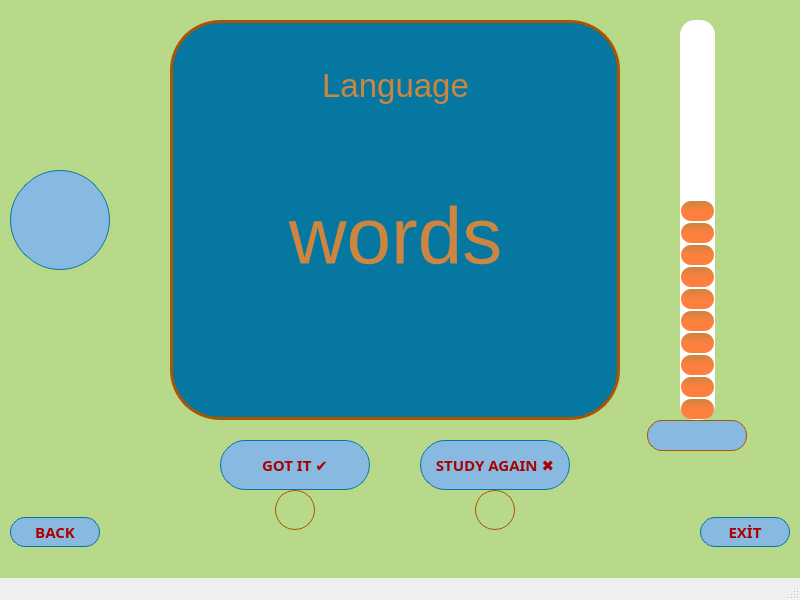
<?xml version="1.0" encoding="UTF-8"?>
<ui version="4.0">
 <class>game_screen</class>
 <widget class="QMainWindow" name="game_screen">
  <property name="geometry">
   <rect>
    <x>0</x>
    <y>0</y>
    <width>800</width>
    <height>600</height>
   </rect>
  </property>
  <property name="minimumSize">
   <size>
    <width>800</width>
    <height>600</height>
   </size>
  </property>
  <property name="maximumSize">
   <size>
    <width>800</width>
    <height>600</height>
   </size>
  </property>
  <property name="windowTitle">
   <string>FLASH CARDS</string>
  </property>
  <widget class="QWidget" name="centralwidget">
   <widget class="QLabel" name="background">
    <property name="geometry">
     <rect>
      <x>0</x>
      <y>-10</y>
      <width>800</width>
      <height>600</height>
     </rect>
    </property>
    <property name="minimumSize">
     <size>
      <width>800</width>
      <height>600</height>
     </size>
    </property>
    <property name="maximumSize">
     <size>
      <width>800</width>
      <height>600</height>
     </size>
    </property>
    <property name="styleSheet">
     <string notr="true">background-color:rgb(184, 217, 138);
</string>
    </property>
    <property name="text">
     <string/>
    </property>
   </widget>
   <widget class="QPushButton" name="true_button">
    <property name="geometry">
     <rect>
      <x>220</x>
      <y>440</y>
      <width>150</width>
      <height>50</height>
     </rect>
    </property>
    <property name="font">
     <font>
      <family>Sitka Banner</family>
      <pointsize>11</pointsize>
      <weight>75</weight>
      <bold>true</bold>
     </font>
    </property>
    <property name="styleSheet">
     <string notr="true">QPushButton{
border-color:rgb(5, 119, 161);
background-color:rgb(135, 185, 225);
border-style: solid;
border-width: 1px;
border-radius: 25px;
color: rgb(170, 0, 0);
}
QPushButton::hover{
background-color: rgb(5, 119, 161);
color:white;
}
QPushButton::pressed{
padding-left:5px;
padding-top:5px;
	
	background-color: rgb(36, 83, 109);
}
</string>
    </property>
    <property name="text">
     <string>GOT IT ✔️</string>
    </property>
   </widget>
   <widget class="QPushButton" name="false_button">
    <property name="geometry">
     <rect>
      <x>420</x>
      <y>440</y>
      <width>150</width>
      <height>50</height>
     </rect>
    </property>
    <property name="font">
     <font>
      <family>Sitka Banner</family>
      <pointsize>11</pointsize>
      <weight>75</weight>
      <bold>true</bold>
     </font>
    </property>
    <property name="styleSheet">
     <string notr="true">QPushButton{border-color:rgb(5, 119, 161);
background-color:rgb(135, 185, 225);
border-style: solid;
border-width: 1px;
 border-radius: 25px;
color: rgb(170, 0, 0);
}
QPushButton::hover{
background-color: rgb(5, 119, 161);
color:white;
}
QPushButton::pressed{
padding-left:5px;
padding-top:5px;
background-color: rgb(36, 83, 109);
}

</string>
    </property>
    <property name="text">
     <string>STUDY AGAIN ✖️</string>
    </property>
   </widget>
   <widget class="QPushButton" name="back_button">
    <property name="geometry">
     <rect>
      <x>10</x>
      <y>517</y>
      <width>90</width>
      <height>30</height>
     </rect>
    </property>
    <property name="font">
     <font>
      <family>Sitka Banner</family>
      <pointsize>11</pointsize>
      <weight>75</weight>
      <bold>true</bold>
     </font>
    </property>
    <property name="styleSheet">
     <string notr="true">QPushButton{border-color: rgb(5, 119, 161);
background-color:rgb(135, 185, 225);
border-style: solid;
border-width: 1px;
border-radius:15px;
color: rgb(170, 0, 0);
}
QPushButton::hover{
background-color:rgb(5, 119, 161);
color:white;
}
QPushButton::pressed{
padding-left:5px;
padding-top:5px;
	
background-color: rgb(36, 83, 109);
}


</string>
    </property>
    <property name="text">
     <string>BACK</string>
    </property>
   </widget>
   <widget class="QPushButton" name="exit_button">
    <property name="geometry">
     <rect>
      <x>700</x>
      <y>517</y>
      <width>90</width>
      <height>30</height>
     </rect>
    </property>
    <property name="font">
     <font>
      <family>Sitka Banner</family>
      <pointsize>11</pointsize>
      <weight>75</weight>
      <bold>true</bold>
     </font>
    </property>
    <property name="styleSheet">
     <string notr="true">QPushButton{border-color: rgb(5, 119, 161);
background-color:rgb(135, 185, 225);
border-style: solid;
border-width: 1px;
border-radius:15px;
color: rgb(170, 0, 0);
}
QPushButton::hover{
background-color: rgb(5, 119, 161);
color:white;
}
QPushButton::pressed{
padding-left:5px;
padding-top:5px;
background-color: rgb(36, 83, 109);
}
</string>
    </property>
    <property name="text">
     <string>EXİT</string>
    </property>
    <property name="flat">
     <bool>false</bool>
    </property>
   </widget>
   <widget class="QLabel" name="true_score">
    <property name="geometry">
     <rect>
      <x>275</x>
      <y>490</y>
      <width>40</width>
      <height>40</height>
     </rect>
    </property>
    <property name="styleSheet">
     <string notr="true">border-color: rgb(170, 85, 0);

border-style: solid;
border-width: 1px;
border-radius:20px;</string>
    </property>
    <property name="text">
     <string/>
    </property>
   </widget>
   <widget class="QLabel" name="cards">
    <property name="geometry">
     <rect>
      <x>170</x>
      <y>20</y>
      <width>450</width>
      <height>400</height>
     </rect>
    </property>
    <property name="font">
     <font>
      <pointsize>30</pointsize>
     </font>
    </property>
    <property name="styleSheet">
     <string notr="true">border-color: rgb(170, 85, 0);
background-color:rgb(5, 119, 161);
border-style: solid;
border-width: 3px;
border-radius:50px;</string>
    </property>
    <property name="text">
     <string/>
    </property>
    <property name="alignment">
     <set>Qt::AlignCenter</set>
    </property>
   </widget>
   <widget class="QLabel" name="timer">
    <property name="geometry">
     <rect>
      <x>10</x>
      <y>170</y>
      <width>100</width>
      <height>100</height>
     </rect>
    </property>
    <property name="font">
     <font>
      <pointsize>23</pointsize>
     </font>
    </property>
    <property name="layoutDirection">
     <enum>Qt::LeftToRight</enum>
    </property>
    <property name="styleSheet">
     <string notr="true">border-color: rgb(5, 119, 161);
background-color:rgb(135, 185, 225);
border-style: solid;
border-width: 1px;
 border-radius: 50px;
color: rgb(170, 0, 0);
</string>
    </property>
    <property name="text">
     <string/>
    </property>
    <property name="alignment">
     <set>Qt::AlignCenter</set>
    </property>
   </widget>
   <widget class="QProgressBar" name="words_level">
    <property name="geometry">
     <rect>
      <x>680</x>
      <y>20</y>
      <width>35</width>
      <height>400</height>
     </rect>
    </property>
    <property name="sizePolicy">
     <sizepolicy hsizetype="Fixed" vsizetype="Expanding">
      <horstretch>0</horstretch>
      <verstretch>0</verstretch>
     </sizepolicy>
    </property>
    <property name="styleSheet">
     <string notr="true">QProgressBar {
background-color: rgb(255, 255, 255);
color: rgb(170, 0, 0);
border-style:none;
border-radius:15px;
text-align:center;
}
QProgressBar::chunk{
border-radius:10px;
background-color: qlineargradient(x1: 1, y1: 0, x2: 1, y2: 0.5, stop: 0  rgb(205, 133, 63), stop: 1 rgb(255, 127, 63));
margin:1px;
height:20px;
}
</string>
    </property>
    <property name="maximum">
     <number>20</number>
    </property>
    <property name="value">
     <number>10</number>
    </property>
    <property name="textVisible">
     <bool>false</bool>
    </property>
    <property name="orientation">
     <enum>Qt::Vertical</enum>
    </property>
    <property name="invertedAppearance">
     <bool>false</bool>
    </property>
    <property name="textDirection">
     <enum>QProgressBar::TopToBottom</enum>
    </property>
    <property name="format">
     <string/>
    </property>
   </widget>
   <widget class="QLabel" name="languages">
    <property name="geometry">
     <rect>
      <x>250</x>
      <y>60</y>
      <width>291</width>
      <height>51</height>
     </rect>
    </property>
    <property name="font">
     <font>
      <pointsize>25</pointsize>
     </font>
    </property>
    <property name="styleSheet">
     <string notr="true">color: rgb(205, 133, 63);</string>
    </property>
    <property name="text">
     <string>Language</string>
    </property>
    <property name="alignment">
     <set>Qt::AlignCenter</set>
    </property>
   </widget>
   <widget class="QLabel" name="words">
    <property name="geometry">
     <rect>
      <x>170</x>
      <y>130</y>
      <width>451</width>
      <height>211</height>
     </rect>
    </property>
    <property name="font">
     <font>
      <pointsize>60</pointsize>
     </font>
    </property>
    <property name="styleSheet">
     <string notr="true">
color: rgb(205, 133, 63);</string>
    </property>
    <property name="text">
     <string>words</string>
    </property>
    <property name="alignment">
     <set>Qt::AlignCenter</set>
    </property>
   </widget>
   <widget class="QLabel" name="false_score">
    <property name="geometry">
     <rect>
      <x>475</x>
      <y>490</y>
      <width>40</width>
      <height>40</height>
     </rect>
    </property>
    <property name="styleSheet">
     <string notr="true">border-color: rgb(170, 85, 0);

border-style: solid;
border-width: 1px;
border-radius:20px;</string>
    </property>
    <property name="text">
     <string/>
    </property>
   </widget>
   <widget class="QLabel" name="level">
    <property name="geometry">
     <rect>
      <x>647</x>
      <y>420</y>
      <width>100</width>
      <height>31</height>
     </rect>
    </property>
    <property name="font">
     <font>
      <pointsize>11</pointsize>
     </font>
    </property>
    <property name="styleSheet">
     <string notr="true">border-color: rgb(170, 85, 0);
background-color:rgb(135, 185, 225);
border-style: solid;
border-width: 1px;
border-radius: 15px;
color: rgb(170, 0, 0);
</string>
    </property>
    <property name="frameShape">
     <enum>QFrame::NoFrame</enum>
    </property>
    <property name="frameShadow">
     <enum>QFrame::Sunken</enum>
    </property>
    <property name="lineWidth">
     <number>1</number>
    </property>
    <property name="text">
     <string/>
    </property>
    <property name="alignment">
     <set>Qt::AlignCenter</set>
    </property>
   </widget>
  </widget>
  <widget class="QMenuBar" name="menubar">
   <property name="geometry">
    <rect>
     <x>0</x>
     <y>0</y>
     <width>800</width>
     <height>26</height>
    </rect>
   </property>
  </widget>
  <widget class="QStatusBar" name="statusbar"/>
 </widget>
 <connections/>
</ui>
